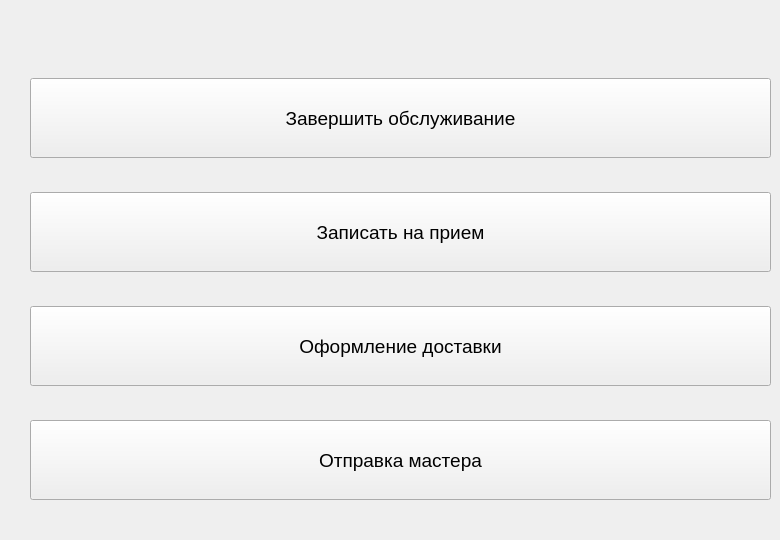
    <widget class="QWidget" name="finalworkpage">
     <widget class="QWidget" name="layoutWidget">
      <property name="geometry">
       <rect>
        <x>30</x>
        <y>50</y>
        <width>741</width>
        <height>481</height>
       </rect>
      </property>
      <layout class="QVBoxLayout" name="verticalLayout_5">
       <item>
        <widget class="QPushButton" name="end">
         <property name="minimumSize">
          <size>
           <width>0</width>
           <height>80</height>
          </size>
         </property>
         <property name="font">
          <font>
           <pointsize>14</pointsize>
          </font>
         </property>
         <property name="text">
          <string>Завершить обслуживание</string>
         </property>
        </widget>
       </item>
       <item>
        <widget class="QPushButton" name="receipt">
         <property name="minimumSize">
          <size>
           <width>0</width>
           <height>80</height>
          </size>
         </property>
         <property name="font">
          <font>
           <pointsize>14</pointsize>
          </font>
         </property>
         <property name="text">
          <string>Записать на прием</string>
         </property>
        </widget>
       </item>
       <item>
        <widget class="QPushButton" name="delivery">
         <property name="minimumSize">
          <size>
           <width>0</width>
           <height>80</height>
          </size>
         </property>
         <property name="font">
          <font>
           <pointsize>14</pointsize>
          </font>
         </property>
         <property name="text">
          <string>Оформление доставки</string>
         </property>
        </widget>
       </item>
       <item>
        <widget class="QPushButton" name="master">
         <property name="minimumSize">
          <size>
           <width>0</width>
           <height>80</height>
          </size>
         </property>
         <property name="font">
          <font>
           <pointsize>14</pointsize>
          </font>
         </property>
         <property name="text">
          <string>Отправка мастера</string>
         </property>
        </widget>
       </item>
      </layout>
     </widget>
    </widget>
